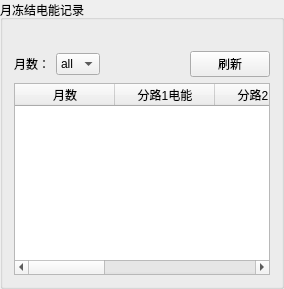
                      <widget class="QGroupBox" name="groupBox_6">
                       <property name="title">
                        <string>月冻结电能记录</string>
                       </property>
                       <layout class="QVBoxLayout" name="verticalLayout_19">
                        <item>
                         <layout class="QHBoxLayout" name="horizontalLayout_51">
                          <item>
                           <spacer name="horizontalSpacer_25">
                            <property name="orientation">
                             <enum>Qt::Horizontal</enum>
                            </property>
                            <property name="sizeHint" stdset="0">
                             <size>
                              <width>40</width>
                              <height>20</height>
                             </size>
                            </property>
                           </spacer>
                          </item>
                         </layout>
                        </item>
                        <item>
                         <layout class="QVBoxLayout" name="verticalLayout_13">
                          <item>
                           <layout class="QHBoxLayout" name="horizontalLayout_52">
                            <item>
                             <widget class="QLabel" name="label_69">
                              <property name="text">
                               <string>月数：</string>
                              </property>
                              <property name="alignment">
                               <set>Qt::AlignLeading|Qt::AlignLeft|Qt::AlignVCenter</set>
                              </property>
                             </widget>
                            </item>
                            <item>
                             <widget class="QComboBox" name="comboBox_3">
                              <item>
                               <property name="text">
                                <string>all</string>
                               </property>
                              </item>
                              <item>
                               <property name="text">
                                <string>1</string>
                               </property>
                              </item>
                              <item>
                               <property name="text">
                                <string>2</string>
                               </property>
                              </item>
                              <item>
                               <property name="text">
                                <string>3</string>
                               </property>
                              </item>
                              <item>
                               <property name="text">
                                <string>4</string>
                               </property>
                              </item>
                              <item>
                               <property name="text">
                                <string>5</string>
                               </property>
                              </item>
                              <item>
                               <property name="text">
                                <string>6</string>
                               </property>
                              </item>
                              <item>
                               <property name="text">
                                <string>7</string>
                               </property>
                              </item>
                              <item>
                               <property name="text">
                                <string>8</string>
                               </property>
                              </item>
                              <item>
                               <property name="text">
                                <string>9</string>
                               </property>
                              </item>
                              <item>
                               <property name="text">
                                <string>10</string>
                               </property>
                              </item>
                              <item>
                               <property name="text">
                                <string>11</string>
                               </property>
                              </item>
                              <item>
                               <property name="text">
                                <string>12</string>
                               </property>
                              </item>
                              <item>
                               <property name="text">
                                <string>13</string>
                               </property>
                              </item>
                              <item>
                               <property name="text">
                                <string>14</string>
                               </property>
                              </item>
                              <item>
                               <property name="text">
                                <string>15</string>
                               </property>
                              </item>
                              <item>
                               <property name="text">
                                <string>16</string>
                               </property>
                              </item>
                              <item>
                               <property name="text">
                                <string>17</string>
                               </property>
                              </item>
                              <item>
                               <property name="text">
                                <string>18</string>
                               </property>
                              </item>
                              <item>
                               <property name="text">
                                <string>19</string>
                               </property>
                              </item>
                              <item>
                               <property name="text">
                                <string>20</string>
                               </property>
                              </item>
                              <item>
                               <property name="text">
                                <string>21</string>
                               </property>
                              </item>
                              <item>
                               <property name="text">
                                <string>22</string>
                               </property>
                              </item>
                              <item>
                               <property name="text">
                                <string>23</string>
                               </property>
                              </item>
                              <item>
                               <property name="text">
                                <string>24</string>
                               </property>
                              </item>
                             </widget>
                            </item>
                            <item>
                             <spacer name="horizontalSpacer_23">
                              <property name="orientation">
                               <enum>Qt::Horizontal</enum>
                              </property>
                              <property name="sizeHint" stdset="0">
                               <size>
                                <width>40</width>
                                <height>20</height>
                               </size>
                              </property>
                             </spacer>
                            </item>
                            <item>
                             <widget class="QPushButton" name="pushButton_18">
                              <property name="minimumSize">
                               <size>
                                <width>80</width>
                                <height>0</height>
                               </size>
                              </property>
                              <property name="text">
                               <string>刷新</string>
                              </property>
                              <property name="icon">
                               <iconset resource="resource.qrc">
                                <normaloff>:/image/update.ico</normaloff>:/image/update.ico</iconset>
                              </property>
                             </widget>
                            </item>
                           </layout>
                          </item>
                          <item>
                           <widget class="QTableWidget" name="tableWidget_7">
                            <column>
                             <property name="text">
                              <string>月数</string>
                             </property>
                            </column>
                            <column>
                             <property name="text">
                              <string>分路1电能</string>
                             </property>
                            </column>
                            <column>
                             <property name="text">
                              <string>分路2电能</string>
                             </property>
                            </column>
                            <column>
                             <property name="text">
                              <string>分路3电能</string>
                             </property>
                            </column>
                            <column>
                             <property name="text">
                              <string>分路4电能</string>
                             </property>
                            </column>
                            <column>
                             <property name="text">
                              <string>分路5电能</string>
                             </property>
                            </column>
                           </widget>
                          </item>
                         </layout>
                        </item>
                       </layout>
                      </widget>
